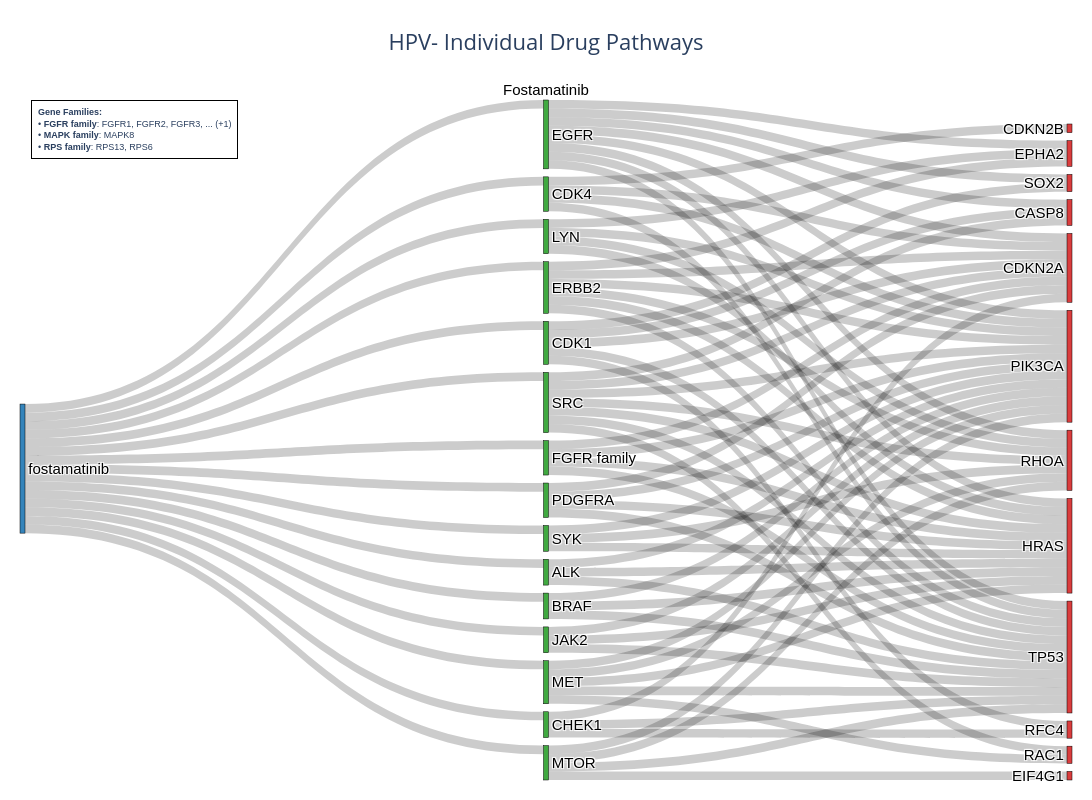
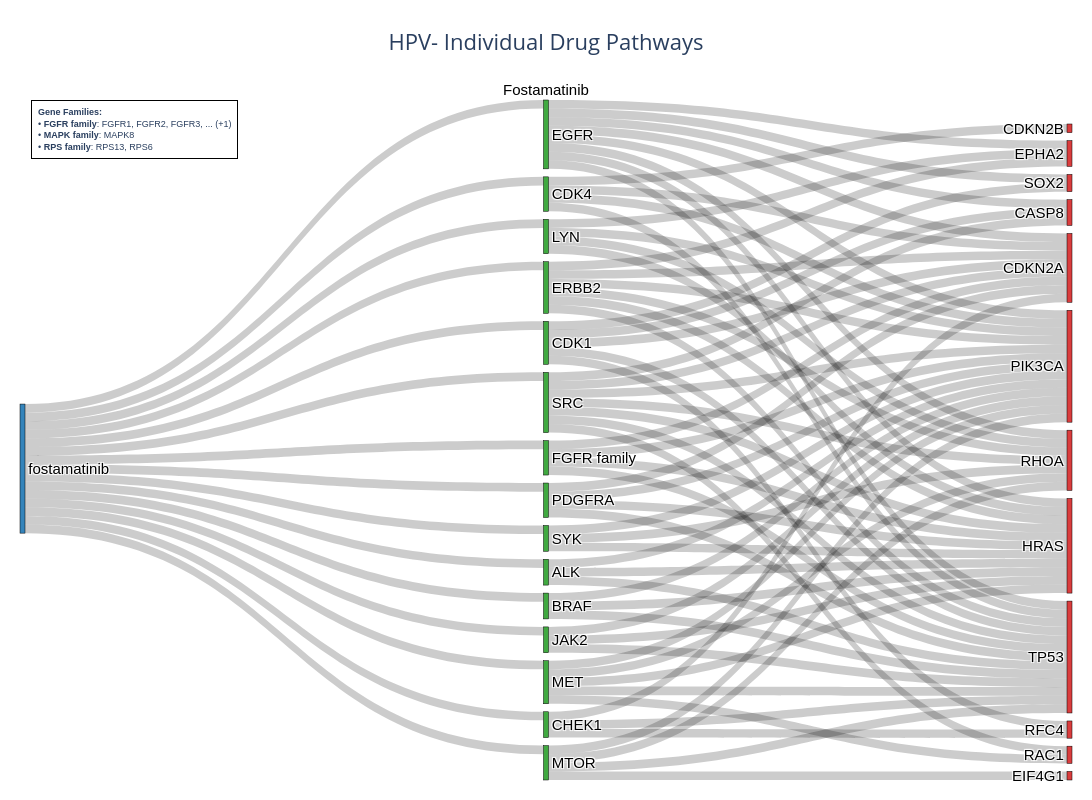

Notebook cell for these charts, in order:
### Code cell
### examples of checking specific genes and drugs
create_single_drug_diagram('fostamatinib', cohort='HPV-')

### Figure 1 — Plotly figure (JSON) as saved in the notebook; plotly's stock layout.template omitted (floating-point values rounded to 4 significant figures)
{"data": [{"arrangement": "snap", "domain": {"x": [0, 1], "y": [0, 1]}, "link": {"color": "rgba(0, 0, 0, 0.2)", "source": [0, 0, 0, 0, 0, 0, 0, 0, 0, 0, 0, 0, 0, 0, 0, 7, 7, 11, 6, 6, 1, 8, 13, 14, 10, 14, 14, 6, 13, 13, 3, 2, 8, 14, 10, 9, 12, 12, 2, 6, 6, 5, 5, 5, 3, 3, 3, 4, 4, 9, 9, 3, 1, 1, 15, 15, 15, 2, 7, 7, 7, 7, 13, 8, 8, 14, 14, 14, 10, 10, 12, 12, 6, 6, 6, 11, 11, 11, 11, 4, 4], "target": [4, 9, 3, 1, 15, 2, 5, 7, 13, 8, 14, 10, 12, 6, 11, 17, 22, 22, 17, 22, 22, 22, 22, 22, 22, 17, 27, 27, 17, 27, 27, 22, 17, 25, 25, 22, 22, 27, 27, 20, 25, 27, 24, 17, 24, 26, 17, 22, 27, 21, 27, 16, 21, 27, 21, 22, 25, 21, 21, 20, 27, 25, 21, 21, 27, 21, 23, 16, 21, 20, 19, 25, 21, 26, 16, 21, 23, 27, 25, 17, 18], "value": [1, 1, 1, 1, 1, 1, 1, 1, 1, 1, 1, 1, 1, 1, 1, 1, 1, 1, 1, 1, 1, 1, 1, 1, 1, 1, 1, 1, 1, 1, 1, 1, 1, 1, 1, 1, 1, 1, 1, 1, 1, 1, 1, 1, 1, 1, 1, 1, 1, 1, 1, 1, 1, 1, 1, 1, 1, 1, 1, 1, 1, 1, 1, 1, 1, 1, 1, 1, 1, 1, 1, 1, 1, 1, 1, 1, 1, 1, 1, 1, 1]}, "node": {"color": ["rgba(31, 119, 180, 0.9)", "rgba(44, 160, 44, 0.9)", "rgba(44, 160, 44, 0.9)", "rgba(44, 160, 44, 0.9)", "rgba(44, 160, 44, 0.9)", "rgba(44, 160, 44, 0.9)", "rgba(44, 160, 44, 0.9)", "rgba(44, 160, 44, 0.9)", "rgba(44, 160, 44, 0.9)", "rgba(44, 160, 44, 0.9)", "rgba(44, 160, 44, 0.9)", "rgba(44, 160, 44, 0.9)", "rgba(44, 160, 44, 0.9)", "rgba(44, 160, 44, 0.9)", "rgba(44, 160, 44, 0.9)", "rgba(44, 160, 44, 0.9)", "rgba(214, 39, 40, 0.9)", "rgba(214, 39, 40, 0.9)", "rgba(214, 39, 40, 0.9)", "rgba(214, 39, 40, 0.9)", "rgba(214, 39, 40, 0.9)", "rgba(214, 39, 40, 0.9)", "rgba(214, 39, 40, 0.9)", "rgba(214, 39, 40, 0.9)", "rgba(214, 39, 40, 0.9)", "rgba(214, 39, 40, 0.9)", "rgba(214, 39, 40, 0.9)", "rgba(214, 39, 40, 0.9)"], "label": ["fostamatinib", "ALK", "BRAF", "CDK1", "CDK4", "CHEK1", "EGFR", "ERBB2", "FGFR family", "JAK2", "LYN", "MET", "MTOR", "PDGFRA", "SRC", "SYK", "CASP8", "CDKN2A", "CDKN2B", "EIF4G1", "EPHA2", "HRAS", "PIK3CA", "RAC1", "RFC4", "RHOA", "SOX2", "TP53"], "line": {"color": "black", "width": 0.5}, "pad": 8, "thickness": 5}, "textfont": {"color": "black", "family": "Arial", "size": 15}, "type": "sankey", "valueformat": ".0f"}], "layout": {"annotations": [{"font": {"color": "black", "family": "Arial", "size": 15}, "showarrow": false, "text": "Fostamatinib", "x": 0.5, "xanchor": "center", "xref": "paper", "y": 1, "yanchor": "bottom", "yref": "paper"}, {"align": "left", "bgcolor": "rgba(255, 255, 255, 0.9)", "bordercolor": "black", "borderpad": 6, "borderwidth": 1, "font": {"family": "Arial", "size": 9}, "showarrow": false, "text": "<b>Gene Families:</b><br>• <b>FGFR family</b>: FGFR1, FGFR2, FGFR3, ... (+1)<br>• <b>MAPK family</b>: MAPK8<br>• <b>RPS family</b>: RPS13, RPS6", "x": 0.01, "xanchor": "left", "xref": "paper", "y": 1, "yanchor": "top", "yref": "paper"}], "font": {"size": 14}, "height": 800, "margin": {"b": 20, "l": 20, "r": 20, "t": 100}, "showlegend": false, "title": {"font": {"size": 22}, "text": "HPV- Individual Drug Pathways<br>", "x": 0.5, "xanchor": "center"}, "width": 1200}}

### Figure 2 — Plotly figure (JSON) as saved in the notebook; plotly's stock layout.template omitted (floating-point values rounded to 4 significant figures)
{"data": [{"arrangement": "snap", "domain": {"x": [0, 1], "y": [0, 1]}, "link": {"color": "rgba(0, 0, 0, 0.2)", "source": [0, 0, 0, 0, 0, 0, 0, 0, 0, 0, 0, 0, 0, 0, 0, 7, 7, 11, 6, 6, 1, 8, 13, 14, 10, 14, 14, 6, 13, 13, 3, 2, 8, 14, 10, 9, 12, 12, 2, 6, 6, 5, 5, 5, 3, 3, 3, 4, 4, 9, 9, 3, 1, 1, 15, 15, 15, 2, 7, 7, 7, 7, 13, 8, 8, 14, 14, 14, 10, 10, 12, 12, 6, 6, 6, 11, 11, 11, 11, 4, 4], "target": [4, 9, 3, 1, 15, 2, 5, 7, 13, 8, 14, 10, 12, 6, 11, 17, 22, 22, 17, 22, 22, 22, 22, 22, 22, 17, 27, 27, 17, 27, 27, 22, 17, 25, 25, 22, 22, 27, 27, 20, 25, 27, 24, 17, 24, 26, 17, 22, 27, 21, 27, 16, 21, 27, 21, 22, 25, 21, 21, 20, 27, 25, 21, 21, 27, 21, 23, 16, 21, 20, 19, 25, 21, 26, 16, 21, 23, 27, 25, 17, 18], "value": [1, 1, 1, 1, 1, 1, 1, 1, 1, 1, 1, 1, 1, 1, 1, 1, 1, 1, 1, 1, 1, 1, 1, 1, 1, 1, 1, 1, 1, 1, 1, 1, 1, 1, 1, 1, 1, 1, 1, 1, 1, 1, 1, 1, 1, 1, 1, 1, 1, 1, 1, 1, 1, 1, 1, 1, 1, 1, 1, 1, 1, 1, 1, 1, 1, 1, 1, 1, 1, 1, 1, 1, 1, 1, 1, 1, 1, 1, 1, 1, 1]}, "node": {"color": ["rgba(31, 119, 180, 0.9)", "rgba(44, 160, 44, 0.9)", "rgba(44, 160, 44, 0.9)", "rgba(44, 160, 44, 0.9)", "rgba(44, 160, 44, 0.9)", "rgba(44, 160, 44, 0.9)", "rgba(44, 160, 44, 0.9)", "rgba(44, 160, 44, 0.9)", "rgba(44, 160, 44, 0.9)", "rgba(44, 160, 44, 0.9)", "rgba(44, 160, 44, 0.9)", "rgba(44, 160, 44, 0.9)", "rgba(44, 160, 44, 0.9)", "rgba(44, 160, 44, 0.9)", "rgba(44, 160, 44, 0.9)", "rgba(44, 160, 44, 0.9)", "rgba(214, 39, 40, 0.9)", "rgba(214, 39, 40, 0.9)", "rgba(214, 39, 40, 0.9)", "rgba(214, 39, 40, 0.9)", "rgba(214, 39, 40, 0.9)", "rgba(214, 39, 40, 0.9)", "rgba(214, 39, 40, 0.9)", "rgba(214, 39, 40, 0.9)", "rgba(214, 39, 40, 0.9)", "rgba(214, 39, 40, 0.9)", "rgba(214, 39, 40, 0.9)", "rgba(214, 39, 40, 0.9)"], "label": ["fostamatinib", "ALK", "BRAF", "CDK1", "CDK4", "CHEK1", "EGFR", "ERBB2", "FGFR family", "JAK2", "LYN", "MET", "MTOR", "PDGFRA", "SRC", "SYK", "CASP8", "CDKN2A", "CDKN2B", "EIF4G1", "EPHA2", "HRAS", "PIK3CA", "RAC1", "RFC4", "RHOA", "SOX2", "TP53"], "line": {"color": "black", "width": 0.5}, "pad": 8, "thickness": 5}, "textfont": {"color": "black", "family": "Arial", "size": 15}, "type": "sankey", "valueformat": ".0f"}], "layout": {"annotations": [{"font": {"color": "black", "family": "Arial", "size": 15}, "showarrow": false, "text": "Fostamatinib", "x": 0.5, "xanchor": "center", "xref": "paper", "y": 1, "yanchor": "bottom", "yref": "paper"}, {"align": "left", "bgcolor": "rgba(255, 255, 255, 0.9)", "bordercolor": "black", "borderpad": 6, "borderwidth": 1, "font": {"family": "Arial", "size": 9}, "showarrow": false, "text": "<b>Gene Families:</b><br>• <b>FGFR family</b>: FGFR1, FGFR2, FGFR3, ... (+1)<br>• <b>MAPK family</b>: MAPK8<br>• <b>RPS family</b>: RPS13, RPS6", "x": 0.01, "xanchor": "left", "xref": "paper", "y": 1, "yanchor": "top", "yref": "paper"}], "font": {"size": 14}, "height": 800, "margin": {"b": 20, "l": 20, "r": 20, "t": 100}, "showlegend": false, "title": {"font": {"size": 22}, "text": "HPV- Individual Drug Pathways<br>", "x": 0.5, "xanchor": "center"}, "width": 1200}}
